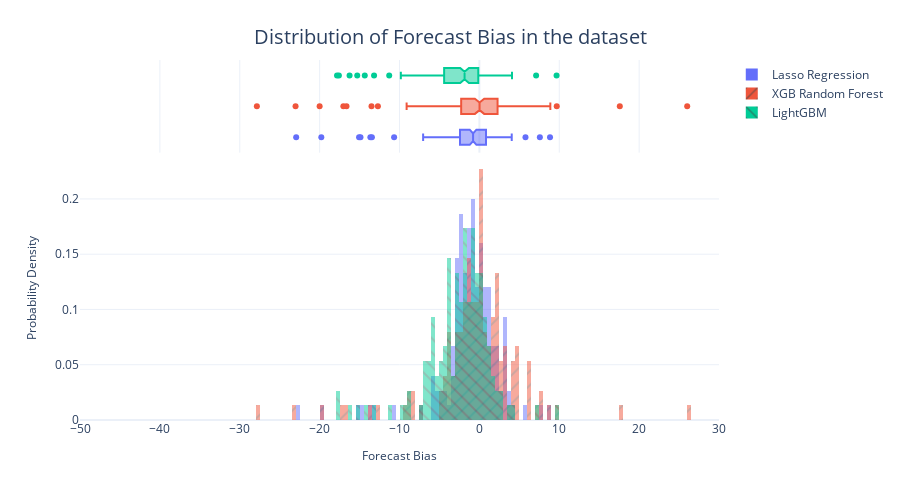

Source (notebook cell):
### Code cell
fig = px.histogram(metrics_df, 
                   x="Forecast Bias", 
                   color="Algorithm",
                   pattern_shape="Algorithm", 
                   marginal="box", 
                   nbins=250,
                   barmode="overlay",
                   histnorm="probability density")
fig = format_plot(fig, xlabel="Forecast Bias", ylabel="Probability Density", title="Distribution of Forecast Bias in the dataset")
fig.update_layout(xaxis_range=[-50,30])
# fig.write_image("imgs/chapter_8/bias_dist.png")
fig.show()

### Figure 1 — Plotly figure (JSON) as saved in the notebook; plotly's stock layout.template omitted (floating-point values rounded to 4 significant figures; data arrays with more than 128 entries replaced by an {"elided": "..."} marker saying what was removed)
{"data": [{"alignmentgroup": "True", "bingroup": "x", "histnorm": "probability density", "hovertemplate": "Algorithm=Lasso Regression<br>Forecast Bias=%{x}<br>probability density=%{y}<extra></extra>", "legendgroup": "Lasso Regression", "marker": {"color": "#636efa", "opacity": 0.5, "pattern": {"shape": ""}}, "name": "Lasso Regression", "nbinsx": 250, "offsetgroup": "Lasso Regression", "orientation": "v", "showlegend": true, "type": "histogram", "x": {"elided": "150 float values"}, "xaxis": "x", "yaxis": "y"}, {"alignmentgroup": "True", "hovertemplate": "Algorithm=Lasso Regression<br>Forecast Bias=%{x}<extra></extra>", "legendgroup": "Lasso Regression", "marker": {"color": "#636efa"}, "name": "Lasso Regression", "notched": true, "offsetgroup": "Lasso Regression", "showlegend": false, "type": "box", "x": {"elided": "150 float values"}, "xaxis": "x2", "yaxis": "y2"}, {"alignmentgroup": "True", "bingroup": "x", "histnorm": "probability density", "hovertemplate": "Algorithm=XGB Random Forest<br>Forecast Bias=%{x}<br>probability density=%{y}<extra></extra>", "legendgroup": "XGB Random Forest", "marker": {"color": "#EF553B", "opacity": 0.5, "pattern": {"shape": "/"}}, "name": "XGB Random Forest", "nbinsx": 250, "offsetgroup": "XGB Random Forest", "orientation": "v", "showlegend": true, "type": "histogram", "x": {"elided": "150 float values"}, "xaxis": "x", "yaxis": "y"}, {"alignmentgroup": "True", "hovertemplate": "Algorithm=XGB Random Forest<br>Forecast Bias=%{x}<extra></extra>", "legendgroup": "XGB Random Forest", "marker": {"color": "#EF553B"}, "name": "XGB Random Forest", "notched": true, "offsetgroup": "XGB Random Forest", "showlegend": false, "type": "box", "x": {"elided": "150 float values"}, "xaxis": "x2", "yaxis": "y2"}, {"alignmentgroup": "True", "bingroup": "x", "histnorm": "probability density", "hovertemplate": "Algorithm=LightGBM<br>Forecast Bias=%{x}<br>probability density=%{y}<extra></extra>", "legendgroup": "LightGBM", "marker": {"color": "#00cc96", "opacity": 0.5, "pattern": {"shape": "\\"}}, "name": "LightGBM", "nbinsx": 250, "offsetgroup": "LightGBM", "orientation": "v", "showlegend": true, "type": "histogram", "x": {"elided": "150 float values"}, "xaxis": "x", "yaxis": "y"}, {"alignmentgroup": "True", "hovertemplate": "Algorithm=LightGBM<br>Forecast Bias=%{x}<extra></extra>", "legendgroup": "LightGBM", "marker": {"color": "#00cc96"}, "name": "LightGBM", "notched": true, "offsetgroup": "LightGBM", "showlegend": false, "type": "box", "x": {"elided": "150 float values"}, "xaxis": "x2", "yaxis": "y2"}], "layout": {"autosize": false, "barmode": "overlay", "height": 500, "legend": {"title": {}, "tracegroupgap": 0}, "margin": {"t": 60}, "title": {"font": {"size": 20}, "text": "Distribution of Forecast Bias in the dataset", "x": 0.5, "xanchor": "center", "yanchor": "top"}, "width": 900, "xaxis": {"anchor": "y", "domain": [0, 1], "range": [-50, 30], "title": {"font": {"size": 12}, "text": "Forecast Bias"}}, "xaxis2": {"anchor": "y2", "domain": [0, 1], "matches": "x", "showgrid": true, "showticklabels": false}, "yaxis": {"anchor": "x", "domain": [0, 0.7326], "title": {"font": {"size": 12}, "text": "Probability Density"}}, "yaxis2": {"anchor": "x2", "domain": [0.7426, 1], "matches": "y2", "showgrid": false, "showline": false, "showticklabels": false, "ticks": ""}}}
